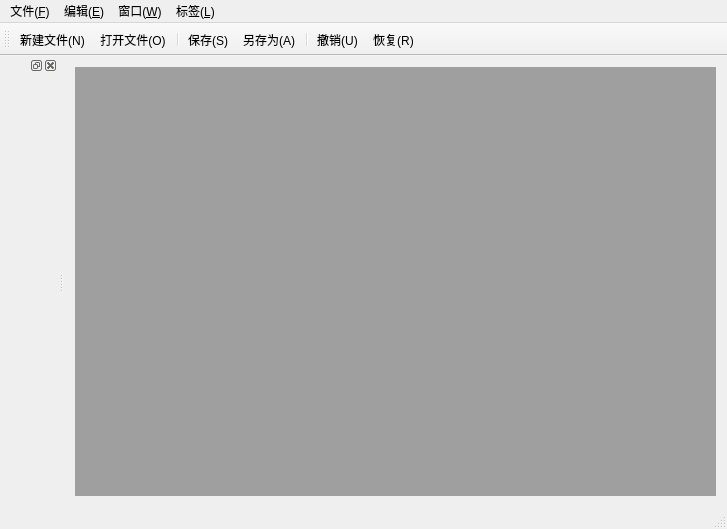
<?xml version="1.0" encoding="UTF-8"?>
<ui version="4.0">
 <class>MainWindow</class>
 <widget class="QMainWindow" name="MainWindow">
  <property name="geometry">
   <rect>
    <x>0</x>
    <y>0</y>
    <width>727</width>
    <height>529</height>
   </rect>
  </property>
  <property name="windowTitle">
   <string>MainWindow</string>
  </property>
  <widget class="QWidget" name="centralWidget">
   <layout class="QHBoxLayout" name="horizontalLayout">
    <item>
     <widget class="QMdiArea" name="mdiArea"/>
    </item>
   </layout>
  </widget>
  <widget class="QMenuBar" name="menuBar">
   <property name="geometry">
    <rect>
     <x>0</x>
     <y>0</y>
     <width>727</width>
     <height>23</height>
    </rect>
   </property>
   <widget class="QMenu" name="menu_F">
    <property name="title">
     <string>文件(&amp;F)</string>
    </property>
    <addaction name="actionNew"/>
    <addaction name="actionOpen"/>
    <addaction name="separator"/>
    <addaction name="actionSave"/>
    <addaction name="actionSaveAs"/>
    <addaction name="separator"/>
    <addaction name="actionExit"/>
    <addaction name="action"/>
   </widget>
   <widget class="QMenu" name="menu_E">
    <property name="title">
     <string>编辑(&amp;E)</string>
    </property>
    <addaction name="actionUndo"/>
    <addaction name="actionRedo"/>
    <addaction name="separator"/>
    <addaction name="actionCut"/>
    <addaction name="actionCopy"/>
    <addaction name="actionPaste"/>
   </widget>
   <widget class="QMenu" name="menu_W">
    <property name="title">
     <string>窗口(&amp;W)</string>
    </property>
    <addaction name="actionClose"/>
    <addaction name="actionCloseAll"/>
    <addaction name="separator"/>
    <addaction name="actionTile"/>
    <addaction name="actionCascade"/>
    <addaction name="separator"/>
    <addaction name="actionNext"/>
    <addaction name="actionPrevious"/>
    <addaction name="separator"/>
    <addaction name="actionWordCard"/>
   </widget>
   <widget class="QMenu" name="menu_L">
    <property name="title">
     <string>标签(&amp;L)</string>
    </property>
    <addaction name="actionAddLab"/>
   </widget>
   <addaction name="menu_F"/>
   <addaction name="menu_E"/>
   <addaction name="menu_W"/>
   <addaction name="menu_L"/>
  </widget>
  <widget class="QToolBar" name="mainToolBar">
   <attribute name="toolBarArea">
    <enum>TopToolBarArea</enum>
   </attribute>
   <attribute name="toolBarBreak">
    <bool>false</bool>
   </attribute>
   <addaction name="actionNew"/>
   <addaction name="actionOpen"/>
   <addaction name="separator"/>
   <addaction name="actionSave"/>
   <addaction name="actionSaveAs"/>
   <addaction name="separator"/>
   <addaction name="actionUndo"/>
   <addaction name="actionRedo"/>
  </widget>
  <widget class="QStatusBar" name="statusBar"/>
  <widget class="QDockWidget" name="dockWidget">
   <attribute name="dockWidgetArea">
    <number>1</number>
   </attribute>
   <widget class="QWidget" name="dockWidgetContents"/>
  </widget>
  <action name="actionNew">
   <property name="icon">
    <iconset resource="myImage.qrc">
     <normaloff>:/myImage/images/new.png</normaloff>:/myImage/images/new.png</iconset>
   </property>
   <property name="text">
    <string>新建文件(&amp;N)</string>
   </property>
  </action>
  <action name="actionOpen">
   <property name="checkable">
    <bool>true</bool>
   </property>
   <property name="icon">
    <iconset resource="myImage.qrc">
     <normaloff>:/myImage/images/open.png</normaloff>:/myImage/images/open.png</iconset>
   </property>
   <property name="text">
    <string>打开文件(&amp;O)...</string>
   </property>
  </action>
  <action name="actionSave">
   <property name="icon">
    <iconset resource="myImage.qrc">
     <normaloff>:/myImage/images/save.png</normaloff>:/myImage/images/save.png</iconset>
   </property>
   <property name="text">
    <string>保存(&amp;S)</string>
   </property>
  </action>
  <action name="actionSaveAs">
   <property name="icon">
    <iconset resource="myImage.qrc">
     <normaloff>:/myImage/images/saveAs.png</normaloff>:/myImage/images/saveAs.png</iconset>
   </property>
   <property name="text">
    <string>另存为(&amp;A)...</string>
   </property>
  </action>
  <action name="actionExit">
   <property name="icon">
    <iconset resource="myImage.qrc">
     <normaloff>:/myImage/images/exit.png</normaloff>:/myImage/images/exit.png</iconset>
   </property>
   <property name="text">
    <string>退出(&amp;X)</string>
   </property>
   <property name="whatsThis">
    <string/>
   </property>
  </action>
  <action name="actionUndo">
   <property name="icon">
    <iconset resource="myImage.qrc">
     <normaloff>:/myImage/images/undo.png</normaloff>:/myImage/images/undo.png</iconset>
   </property>
   <property name="text">
    <string>撤销(&amp;U)</string>
   </property>
  </action>
  <action name="actionRedo">
   <property name="icon">
    <iconset resource="myImage.qrc">
     <normaloff>:/myImage/images/redo.png</normaloff>:/myImage/images/redo.png</iconset>
   </property>
   <property name="text">
    <string>恢复(&amp;R)</string>
   </property>
  </action>
  <action name="actionCut">
   <property name="icon">
    <iconset resource="myImage.qrc">
     <normaloff>:/myImage/images/cut.png</normaloff>:/myImage/images/cut.png</iconset>
   </property>
   <property name="text">
    <string>剪切(&amp;T)</string>
   </property>
  </action>
  <action name="actionCopy">
   <property name="icon">
    <iconset resource="myImage.qrc">
     <normaloff>:/myImage/images/copy.png</normaloff>:/myImage/images/copy.png</iconset>
   </property>
   <property name="text">
    <string>复制(&amp;C)</string>
   </property>
  </action>
  <action name="actionPaste">
   <property name="icon">
    <iconset resource="myImage.qrc">
     <normaloff>:/myImage/images/paste.png</normaloff>:/myImage/images/paste.png</iconset>
   </property>
   <property name="text">
    <string>粘贴(&amp;P)</string>
   </property>
  </action>
  <action name="actionClose">
   <property name="text">
    <string>关闭(&amp;O)</string>
   </property>
  </action>
  <action name="actionCloseAll">
   <property name="text">
    <string>关闭所有窗口(&amp;A)</string>
   </property>
  </action>
  <action name="actionTile">
   <property name="text">
    <string>平铺(&amp;T)</string>
   </property>
  </action>
  <action name="actionCascade">
   <property name="text">
    <string>层叠(&amp;C)</string>
   </property>
  </action>
  <action name="actionNext">
   <property name="icon">
    <iconset resource="myImage.qrc">
     <normaloff>:/myImage/images/next.png</normaloff>:/myImage/images/next.png</iconset>
   </property>
   <property name="text">
    <string>下一个(&amp;X)</string>
   </property>
  </action>
  <action name="actionPrevious">
   <property name="icon">
    <iconset resource="myImage.qrc">
     <normaloff>:/myImage/images/previous.png</normaloff>:/myImage/images/previous.png</iconset>
   </property>
   <property name="text">
    <string>前一个(&amp;V)</string>
   </property>
  </action>
  <action name="action_A">
   <property name="icon">
    <iconset resource="myImage.qrc">
     <normaloff>:/myImage/images/about.png</normaloff>:/myImage/images/about.png</iconset>
   </property>
   <property name="text">
    <string>关于(&amp;A)</string>
   </property>
  </action>
  <action name="action_Qt_Q">
   <property name="text">
    <string>关于Qt(&amp;Q)</string>
   </property>
  </action>
  <action name="actionAddLab">
   <property name="text">
    <string>Add</string>
   </property>
  </action>
  <action name="actionPython">
   <property name="text">
    <string>python</string>
   </property>
  </action>
  <action name="action66">
   <property name="text">
    <string>66</string>
   </property>
  </action>
  <action name="action756">
   <property name="text">
    <string>756</string>
   </property>
  </action>
  <action name="actionWordCard">
   <property name="text">
    <string>WordCard</string>
   </property>
  </action>
  <action name="action">
   <property name="text">
    <string>隐</string>
   </property>
  </action>
 </widget>
 <layoutdefault spacing="6" margin="11"/>
 <resources>
  <include location="myImage.qrc"/>
 </resources>
 <connections/>
</ui>
